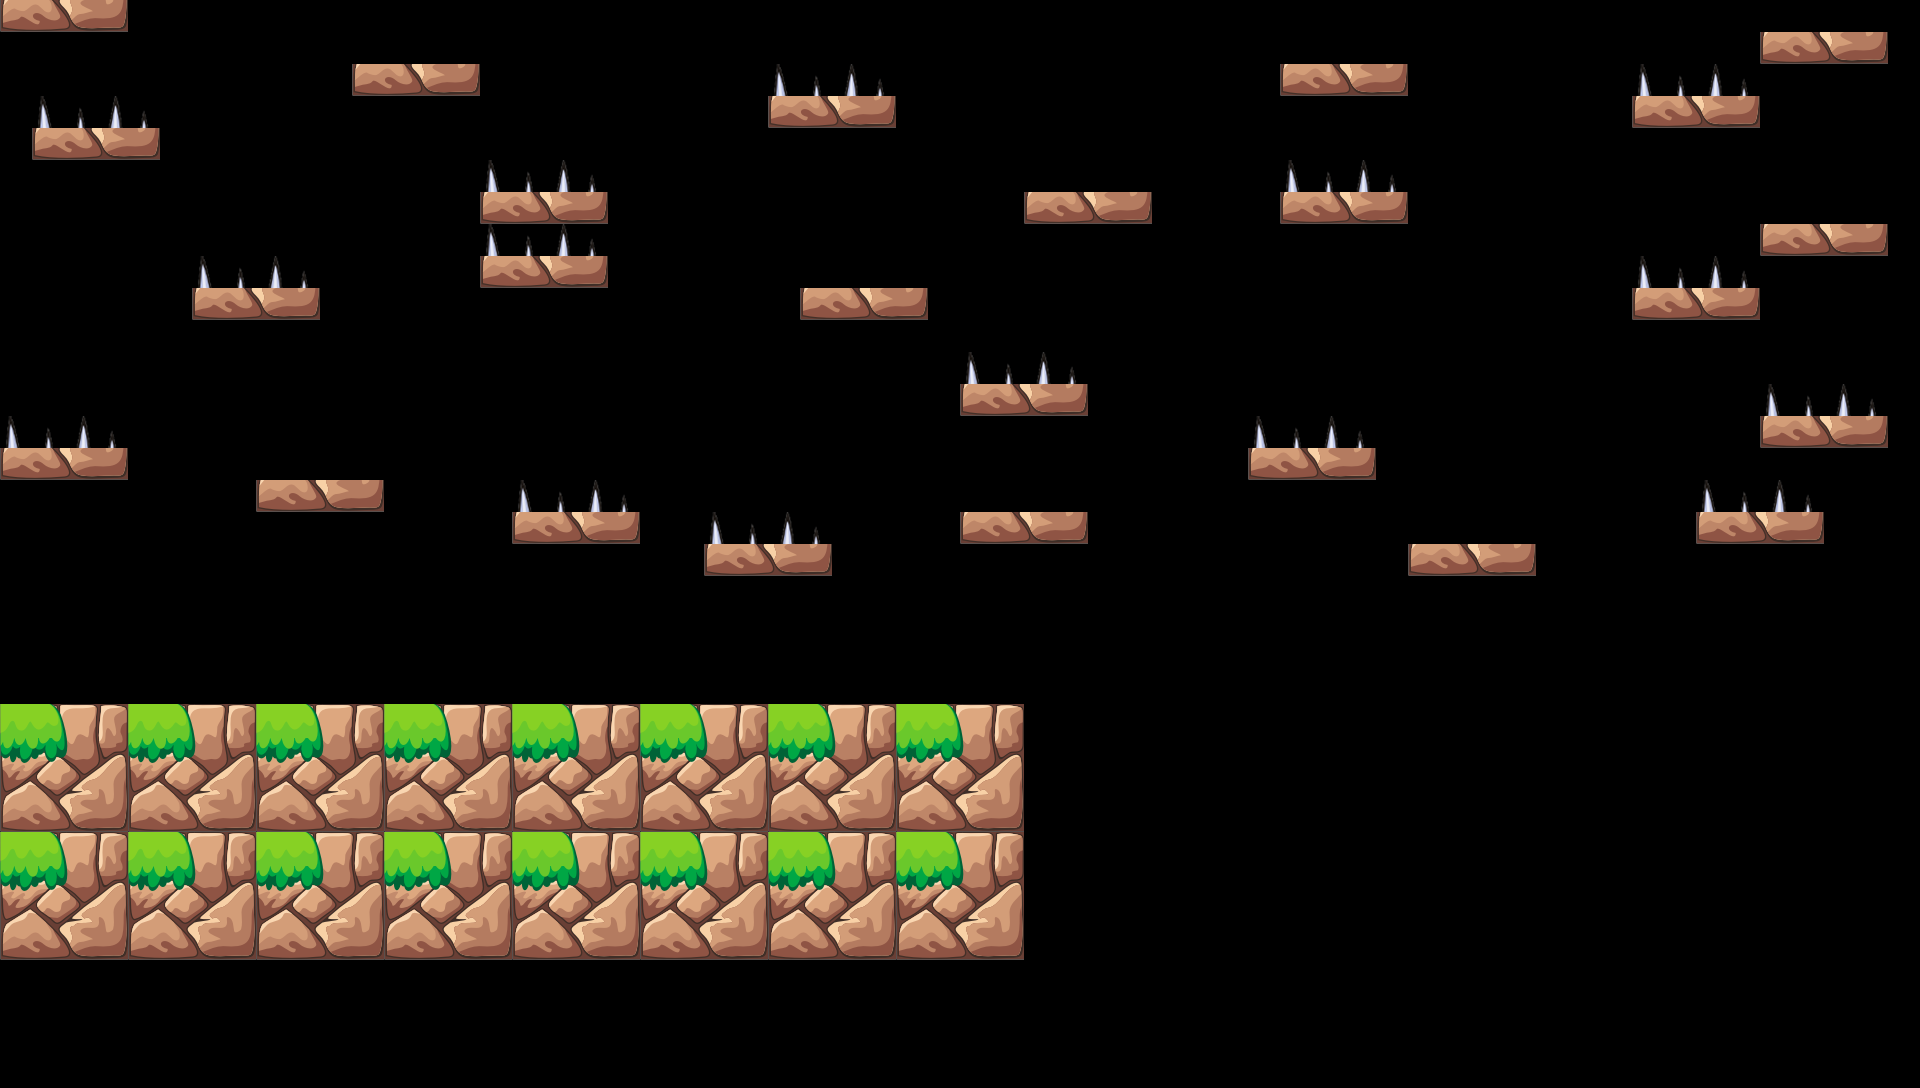

A level layout from a 2D game, rendered from its tile map. Below: a short description, then the map file with tile-grid data replaced by summaries:
An orthogonal 60x34 tile map with 32x32 px tiles, 2 tile layers (blocks, x), 2 tilesets.

<map version="1.0" orientation="orthogonal" width="60" height="34" tilewidth="32" tileheight="32">
 <tileset firstgid="1" name="snake" tilewidth="32" tileheight="32">
  <image source="../tiles/snake.png" width="160" height="160" />
 </tileset>
 <tileset firstgid="26" name="blocks" tilewidth="32" tileheight="32">
  <image source="../tiles/blocks.png" width="128" height="128" />
 </tileset>
 <layer name="blocks" width="60" height="34">
  <data>[2040 cells, 160 non-empty, 8 distinct tile ids]</data>
 </layer>
 <layer name="x" width="60" height="34">
  <data>[2040 cells, 256 non-empty, 16 distinct tile ids]</data>
 </layer>
</map>